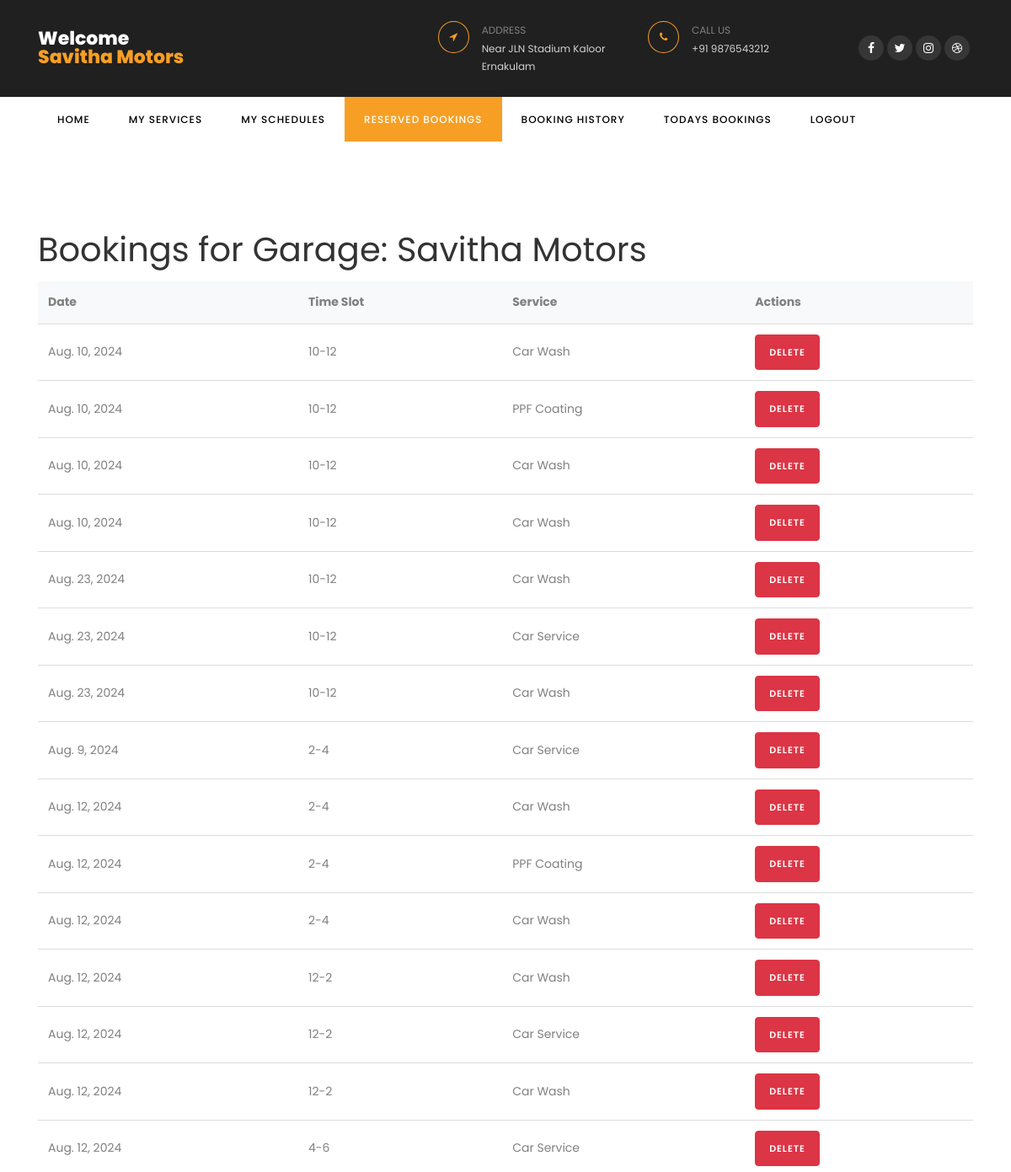
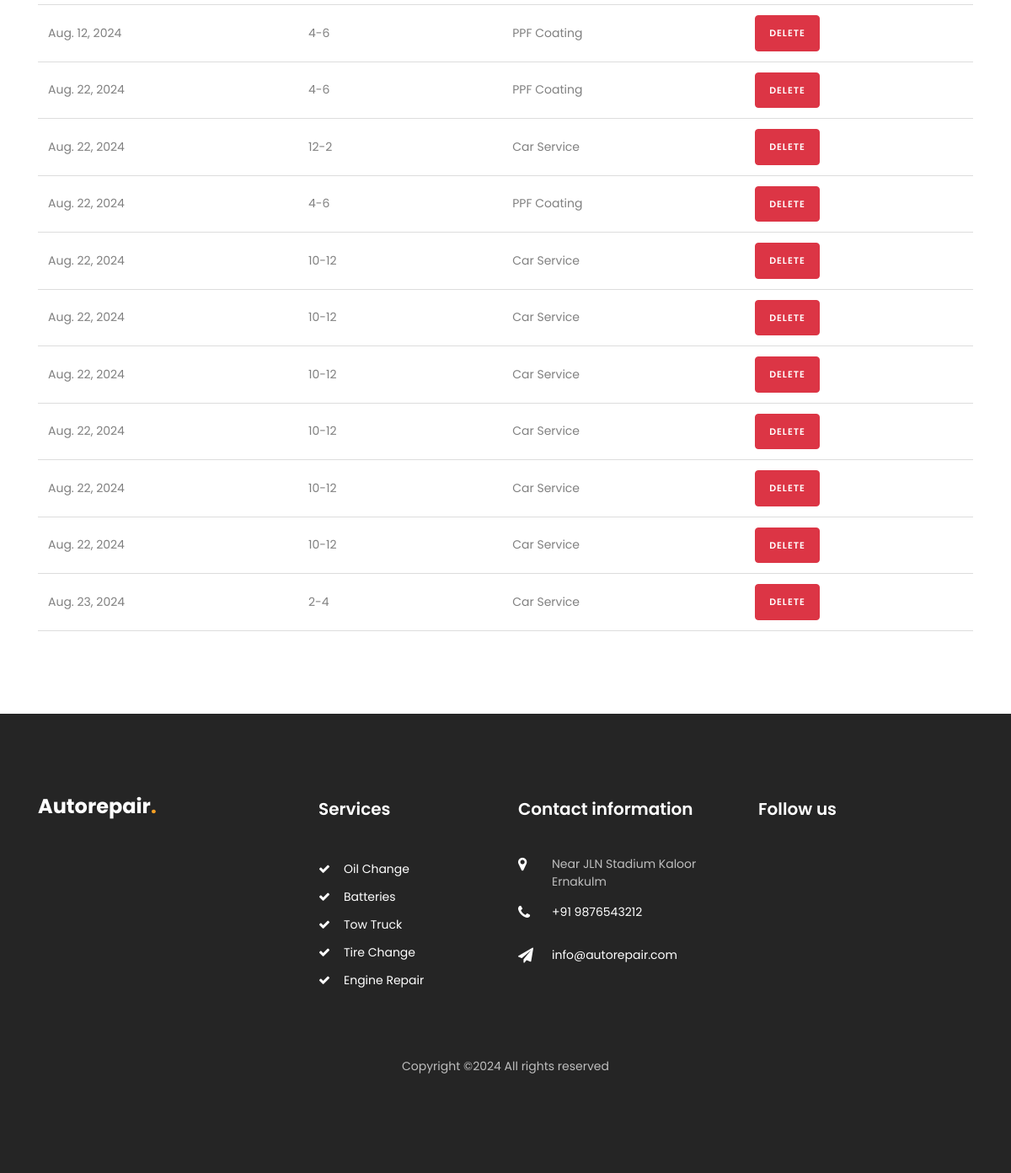
/reserved_bookings/9/ (signed in), run on the app's committed database (2 pictures, top to bottom).
### car/models.py (models this page shows, shortened)
class User(AbstractBaseUser, PermissionsMixin):
    username = models.CharField(max_length=150, unique=True)
    email = models.EmailField(unique=True)
    phone = models.CharField(max_length=12)
    role = models.CharField(max_length=50, blank=True, null=True)
    is_staff = models.BooleanField(default=False)
    is_active = models.BooleanField(default=True)
    groups = models.ManyToManyField(Group, related_name='custom_user_groups')
    user_permissions = models.ManyToManyField(Permission, related_name='custom_user_permissions')
    objects = CustomUserManager()
    USERNAME_FIELD = 'email'
    REQUIRED_FIELDS = ['username']

class Booking(models.Model):
    garage_id = models.IntegerField()  # Assuming you store garage as an integer reference
    date = models.DateField()
    slot = models.CharField(max_length=30)
    service = models.ForeignKey(GarageService, on_delete=models.CASCADE)

class GarageService(models.Model):
    garage = models.ForeignKey(Garage, on_delete=models.CASCADE, related_name='services')
    service_name = models.CharField(max_length=255)
    price = models.DecimalField(max_digits=10, decimal_places=2)
    max_per_slot = models.PositiveIntegerField()

### car/views.py (the view)
# urls.py: path('reserved_bookings/<int:garage_id>/', views.reserved_bookings, name='reserved_bookings'),
@login_required
def reserved_bookings(request, garage_id):
    garage = get_object_or_404(Garage, id=garage_id)
    bookings = Booking.objects.filter(garage_id=garage_id)
    context = {
        'bookings': bookings,
        'garage': garage,
    }
    return render(request, 'reserved_bookings.html', context)

### templates/reserved_bookings.html (shortened to what this page needs)
{% load static %}
<!DOCTYPE html>
<html lang="en">
  <head>
    <link rel="stylesheet" href="https://stackpath.bootstrapcdn.com/font-awesome/4.7.0/css/font-awesome.min.css">
    <link rel="stylesheet" href="{% static 'css/animate.css' %}">
    <link rel="stylesheet" href="{% static 'css/owl.carousel.min.css' %}">
    <link rel="stylesheet" href="{% static 'css/owl.theme.default.min.css' %}">
    <link rel="stylesheet" href="{% static 'css/magnific-popup.css' %}">
    <link rel="stylesheet" href="{% static 'css/bootstrap-datepicker.css' %}">
    <link rel="stylesheet" href="{% static 'css/jquery.timepicker.css' %}">
    <link rel="stylesheet" href="{% static 'css/flaticon.css' %}">
    <link rel="stylesheet" href="{% static 'css/style.css' %}">
  </head>
  <body>
		<div class="wrap">
	    <div class="container">
				<div class="row justify-content-between">
					<div class="col-md-3 d-flex align-items-center">
						<a class="navbar-brand" href="/">Welcome<br><span>{{ user.username }}</span></a>
					</div>
					<div class="col-md-7">
						<div class="row">
							<div class="col">
								<div class="top-wrap d-flex">
									<div class="icon d-flex align-items-center justify-content-center"><span class="fa fa-location-arrow"></span></div>
									<div class="text"><span>Address</span><span>Near JLN Stadium Kaloor Ernakulam</span></div>
								</div>
							</div>
							<div class="col">
								<div class="top-wrap d-flex">
									<div class="icon d-flex align-items-center justify-content-center"><span class="fa fa-phone"></span></div>
									<div class="text"><span>Call us</span><span>+91 9876543212</span></div>
								</div>
							</div>
							<div class="col-md-3 d-flex justify-content-end align-items-center">
								<div class="social-media">
					    		<p class="mb-0 d-flex">
					    			<a href="#" class="d-flex align-items-center justify-content-center"><span class="fa fa-facebook"><i class="sr-only">Facebook</i></span></a>
					    			<a href="#" class="d-flex align-items-center justify-content-center"><span class="fa fa-twitter"><i class="sr-only">Twitter</i></span></a>
					    			<a href="#" class="d-flex align-items-center justify-content-center"><span class="fa fa-instagram"><i class="sr-only">Instagram</i></span></a>
					    			<a href="#" class="d-flex align-items-center justify-content-center"><span class="fa fa-dribbble"><i class="sr-only">Dribbble</i></span></a>
					    		</p>
				        </div>
							</div>
						</div>
					</div>
				</div>
			</div>
		</div>
		<nav class="navbar navbar-expand-lg navbar-dark ftco_navbar bg-dark ftco-navbar-light" id="ftco-navbar">
	    <div class="container">
	      <div class="collapse navbar-collapse" id="ftco-nav">
	        <ul class="navbar-nav mr-auto">
	        	<li class="nav-item"><a href="{% url 'garage_index' %}" class="nav-link">Home</a></li>
	        	<li class="nav-item"><a href="{% url 'garage_services' %}" class="nav-link">My Services</a></li>
                <li class="nav-item"><a href="{% url 'my_schedules' %}" class="nav-link">My Schedules</a></li>
                <li class="nav-item active"><a href="{% url 'reserved_bookings' garage_id=garage.id %}" class="nav-link">Reserved Bookings</a></li>
                <li class="nav-item"><a href="{% url 'booking_history' %}" class="nav-link">Booking History</a></li>
                <li class="nav-item"><a href="{% url 'todays_bookings' %}" class="nav-link">Todays Bookings</a></li>
                <li class="nav-item"><a href="/" class="nav-link">Logout</a></li>
	        </ul>
	      </div>
	    </div>
	  </nav>
    <section class="ftco-section">
        <div class="container">
          <h1>Bookings for Garage: {{ user.username }}</h1>
          <div class="table-container">
            <table>
              <thead>
                <tr>
                  <th>Date</th>
                  <th>Time Slot</th>
                  <th>Service</th>
                  <th>Actions</th>
                </tr>
              </thead>
              <tbody>
                {% for booking in bookings %}
                <tr>
                  <td>{{ booking.date }}</td>
                  <td>{{ booking.slot }}</td>
                  <td>{{ booking.service.service_name }}</td>
                  <td>
                    <form method="post" action="{% url 'delete_booking' booking.id %}" style="display:inline;">
                      <button type="submit" class="btn btn-danger" onclick="return confirm('Are you sure you want to delete this booking?');">Delete</button>
                    </form>
                  </td>
                </tr>
                {% empty %}
                <tr>
                  <td colspan="4">No bookings available</td>
                </tr>
                {% endfor %}
              </tbody>
            </table>
          </div>
        </div>
      </section>
    <footer class="footer ftco-section">
      <div class="container">
        <div class="row mb-5">
          <div class="col-md-6 col-lg">
            <div class="ftco-footer-widget mb-4">
              <h2 class="logo"><a href="/">Autorepair<span>.</span></a></h2>
            </div>
          </div>
          <div class="col-md-6 col-lg">
            <div class="ftco-footer-widget mb-4 ml-md-5">
              <h2 class="ftco-heading-2">Services</h2>
              <ul class="list-unstyled">
                <li><a href="#" class="py-1 d-block"><span class="fa fa-check mr-3"></span>Oil Change</a></li>
                <li><a href="#" class="py-1 d-block"><span class="fa fa-check mr-3"></span>Batteries</a></li>
                <li><a href="#" class="py-1 d-block"><span class="fa fa-check mr-3"></span>Tow Truck</a></li>
                <li><a href="#" class="py-1 d-block"><span class="fa fa-check mr-3"></span>Tire Change</a></li>
                <li><a href="#" class="py-1 d-block"><span class="fa fa-check mr-3"></span>Engine Repair</a></li>
              </ul>
            </div>
          </div>
          <div class="col-md-6 col-lg">
            <div class="ftco-footer-widget mb-4">
            	<h2 class="ftco-heading-2">Contact information</h2>
            	<div class="block-23 mb-3">
	              <ul>
	                <li><span class="icon fa fa-map-marker"></span><span class="text">Near JLN Stadium Kaloor Ernakulm</span></li>
	                <li><a href="#"><span class="icon fa fa-phone"></span><span class="text">+91 9876543212</span></a></li>
	                <li><a href="#"><span class="icon fa fa-paper-plane"></span><span class="text">info@autorepair.com</span></a></li>
	              </ul>
	            </div>
            </div>
          </div>
          <div class="col-md-6 col-lg">
             <div class="ftco-footer-widget mb-4">
              <h2 class="ftco-heading-2">Follow us</h2>
              <div class="opening-hours">
				<p class="mb-0 d-flex">
					<ul class="ftco-footer-social list-unstyled float-md-left float-lft mt-4">
					</ul>
				</p>
              </div>
            </div>
          </div>
        </div>
        <div class="row">
          <div class="col-md-12 text-center">
            <p>
  Copyright &copy;<script>document.write(new Date().getFullYear());</script> All rights reserved
  </p>
          </div>
        </div>
      </div>
    </footer>
  </body>
</html>

### templates/reserved_bookings.html (style rules this page uses)
table { width: 100%; border-collapse: collapse; animation: fadeIn 1s ease-out; }
thead { background-color: #f8f9fa; }
th, td { padding: 12px; text-align: left; border-bottom: 1px solid #ddd; transition: background-color 0.3s ease, transform 0.3s ease; }
.table-container { overflow-x: auto; }

### data on the page
User: username "Savitha Motors"
Booking: date "Aug. 10, 2024", slot "10-12", service.service_name "Car Wash"
Booking: date "Aug. 10, 2024", slot "10-12", service.service_name "PPF Coating"
Booking: date "Aug. 10, 2024", slot "10-12", service.service_name "Car Wash"
Booking: date "Aug. 10, 2024", slot "10-12", service.service_name "Car Wash"
Booking: date "Aug. 23, 2024", slot "10-12", service.service_name "Car Wash"
Booking: date "Aug. 23, 2024", slot "10-12", service.service_name "Car Service"
Booking: date "Aug. 23, 2024", slot "10-12", service.service_name "Car Wash"
Booking: date "Aug. 9, 2024", slot "2-4", service.service_name "Car Service"
Booking: date "Aug. 12, 2024", slot "2-4", service.service_name "Car Wash"
Booking: date "Aug. 12, 2024", slot "2-4", service.service_name "PPF Coating"
Booking: date "Aug. 12, 2024", slot "2-4", service.service_name "Car Wash"
Booking: date "Aug. 12, 2024", slot "12-2", service.service_name "Car Wash"
Booking: date "Aug. 12, 2024", slot "12-2", service.service_name "Car Service"
Booking: date "Aug. 12, 2024", slot "12-2", service.service_name "Car Wash"
Booking: date "Aug. 12, 2024", slot "4-6", service.service_name "Car Service"
Booking: date "Aug. 12, 2024", slot "4-6", service.service_name "PPF Coating"
Booking: date "Aug. 22, 2024", slot "4-6", service.service_name "PPF Coating"
Booking: date "Aug. 22, 2024", slot "12-2", service.service_name "Car Service"
Booking: date "Aug. 22, 2024", slot "4-6", service.service_name "PPF Coating"
Booking: date "Aug. 22, 2024", slot "10-12", service.service_name "Car Service"
Booking: date "Aug. 22, 2024", slot "10-12", service.service_name "Car Service"
Booking: date "Aug. 22, 2024", slot "10-12", service.service_name "Car Service"
Booking: date "Aug. 22, 2024", slot "10-12", service.service_name "Car Service"
Booking: date "Aug. 22, 2024", slot "10-12", service.service_name "Car Service"
Booking: date "Aug. 22, 2024", slot "10-12", service.service_name "Car Service"
Booking: date "Aug. 23, 2024", slot "2-4", service.service_name "Car Service"
